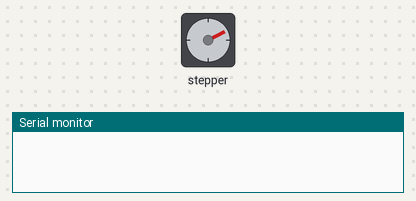
Simulated run of this sketch. Board: Arduino Uno, built with avr-gcc and run on an emulated ATmega328P. Shown: stepper motor, the last lines printed to the serial monitor. Stepper angles assume 200 steps per turn.

Above: at 0.51 s.
At 6.68 s:
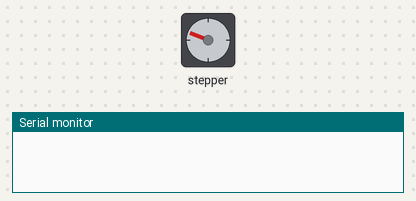
At 14.07 s:
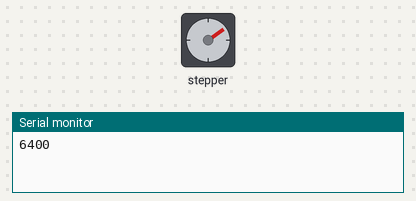
At 27.5 s:
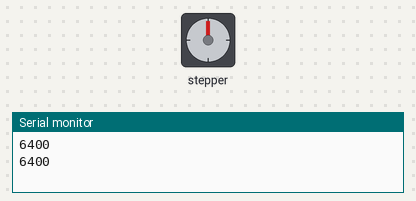
Timing chart, 0 to 40.0 s (numbered marks = the images above):
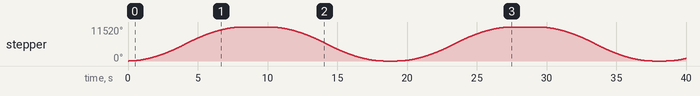

Measured:
- by itself, stepper: turns 11520° clockwise in 8.1 s, then 11520° counter-clockwise in 8.1 s, then 11520° clockwise in 8.1 s, then 11520° counter-clockwise in 8.1 s, and so on

The sketch:

stepperacceleratie.ino
```cpp
/* Example sketch to control a stepper motor with TB6600 stepper motor driver, AccelStepper library and Arduino: acceleration and deceleration. More info: https://www.makerguides.com */

// Include the AccelStepper library:
#include <AccelStepper.h>

// Define stepper motor connections and motor interface type. Motor interface type must be set to 1 when using a driver:
#define dirPin 2
#define stepPin 3
#define motorInterfaceType 1

// Create a new instance of the AccelStepper class:
AccelStepper stepper = AccelStepper(motorInterfaceType, stepPin, dirPin);

void setup() {
  // Set the maximum speed and acceleration:
  stepper.setMaxSpeed(4000);
  stepper.setAcceleration(500);
  Serial.begin(9600);
}

void loop() {
  // Set the target position:
  stepper.moveTo(200 *32);
  stepper.runToPosition();
  stepper.currentPosition();
  stepper.stop();
  Serial.println(stepper.currentPosition());
  delay(1000);
  stepper.moveTo(200 *32);
  stepper.runToPosition();
  // Run to target position with set speed and acceleration/deceleration:


  delay(1000);

  // Move back to zero:
  stepper.moveTo(0);
  stepper.runToPosition();

  delay(1000);
}
```
